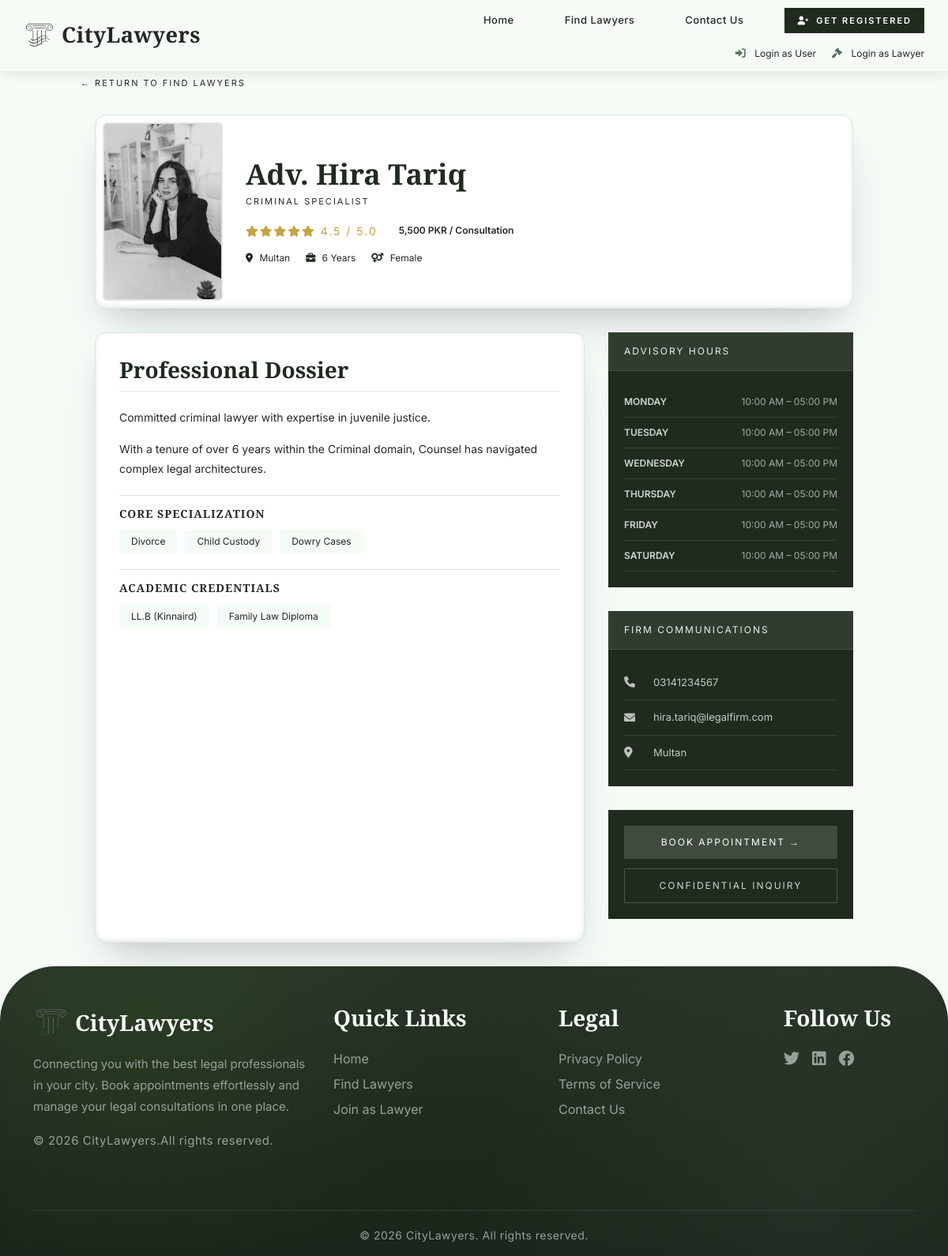
The page /customer/lawyer-profile.php?id=14 on the database its author committed.
### tables this page shows
CREATE TABLE `lawyers` (
  `id` int(11) NOT NULL,
  `name` varchar(100) NOT NULL,
  `email` varchar(100) NOT NULL,
  `password` varchar(255) NOT NULL,
  `phone` varchar(20) DEFAULT NULL,
  `address` text DEFAULT NULL,
  `city` varchar(50) DEFAULT NULL,
  `specialization` varchar(50) DEFAULT NULL,
  `gender` enum('male','female','other') DEFAULT 'male',
  `experience` int(3) DEFAULT NULL,
  `fees` decimal(10,2) DEFAULT NULL,
  `profile_pic` varchar(255) DEFAULT NULL,
  `bio` text DEFAULT NULL,
  `avg_rating` decimal(2,1) DEFAULT 0.0,
  `status` enum('pending','approved','rejected') DEFAULT 'pending',
  `created_at` timestamp NOT NULL DEFAULT current_timestamp(),
  `is_featured` tinyint(1) DEFAULT 0,
  `core_specialization` text DEFAULT NULL,
  `academic_credentials` text DEFAULT NULL
);

CREATE TABLE `slots` (
  `id` int(11) NOT NULL,
  `lawyer_id` int(11) NOT NULL,
  `day_of_week` varchar(10) NOT NULL,
  `start_time` time NOT NULL,
  `end_time` time NOT NULL,
  `is_available` tinyint(1) DEFAULT 1,
  `created_at` timestamp NOT NULL DEFAULT current_timestamp()
);

### customer/lawyer-profile.php (the view, shortened to what this page needs)
<?php
require_once '../includes/config.php';
$lawyer_id = isset($_GET['id']) ? (int)$_GET['id'] : 0;
$lawyerStmt = $conn->prepare("SELECT * FROM lawyers WHERE id = ? AND status = 'approved'");
$lawyerStmt->execute([$lawyer_id]);
$lawyer = $lawyerStmt->fetch(PDO::FETCH_ASSOC);
include '../includes/header.php';
?>
<link rel="stylesheet" href="<?php echo BASE_URL; ?>assets/css/lawyer-profile.css">
<div class="profile-return-link">
    <a href="search.php">← RETURN TO FIND LAWYERS</a>
</div>
<div class="profile-container">
    <div class="profile-top-panel">
        <div class="profile-avatar-large">
            <?php if (!empty($lawyer['profile_pic']) && file_exists("../uploads/lawyers/" . $lawyer['profile_pic'])): ?>
                <img src="<?php echo BASE_URL; ?>uploads/lawyers/<?php echo htmlspecialchars($lawyer['profile_pic']); ?>" alt="Profile">
            <?php else: ?>
                <i class="fas fa-user-advocate"></i>
            <?php endif; ?>
        </div>
        <div class="profile-info">
            <h1><?php echo htmlspecialchars($lawyer['name']); ?></h1>
            <div class="profile-title"><?php echo strtoupper(htmlspecialchars($lawyer['specialization'])); ?> SPECIALIST</div>
            <div class="profile-rating-badge">
                <div class="profile-stars">
                    <?php
                    $rating = round($lawyer['avg_rating']);
                    for ($i = 1; $i <= 5; $i++) {
                        echo ($i <= $rating) ? '<i class="fas fa-star"></i>' : '<i class="fas fa-star-o"></i>';
                    }
                    ?>
                    <span><?php echo $lawyer['avg_rating'] ?: 'New'; ?> / 5.0</span>
                </div>
                <div class="profile-fee-badge"><?php echo number_format($lawyer['fees']); ?> PKR / Consultation</div>
            </div>
            <div class="profile-contact-info">
                <span><i class="fas fa-map-marker-alt"></i> <?php echo htmlspecialchars($lawyer['city']); ?></span>
                <span><i class="fas fa-briefcase"></i> <?php echo $lawyer['experience']; ?> Years</span>
                <span><i class="fas fa-venus-mars"></i> <?php echo ucfirst($lawyer['gender']); ?></span>
            </div>
        </div>
    </div>
    <div class="profile-two-columns">
        <div class="profile-bio-card">
            <h2>Professional Dossier</h2>
            <div class="profile-bio-content">
                <p><?php echo nl2br(htmlspecialchars($lawyer['bio'] ?: 'Experienced legal professional dedicated to providing excellent legal services.')); ?></p>
                <p>With a tenure of over <?php echo $lawyer['experience']; ?> years within the <?php echo htmlspecialchars($lawyer['specialization']); ?> domain, Counsel has navigated complex legal architectures.</p>
            </div>
            <?php if (!empty($lawyer['core_specialization'])): ?>
                <div class="profile-specialization-list">
                    <h3>CORE SPECIALIZATION</h3>
                    <ul>
                        <?php foreach (explode(',', $lawyer['core_specialization']) as $item): ?>
                            <?php if (trim($item) !== ''): ?>
                                <li><?php echo htmlspecialchars(trim($item)); ?></li>
                            <?php endif; ?>
                        <?php endforeach; ?>
                    </ul>
                </div>
            <?php endif; ?>
            <?php if (!empty($lawyer['academic_credentials'])): ?>
                <div class="profile-specialization-list">
                    <h3>ACADEMIC CREDENTIALS</h3>
                    <ul>
                        <?php foreach (explode(',', $lawyer['academic_credentials']) as $item): ?>
                            <?php if (trim($item) !== ''): ?>
                                <li><?php echo htmlspecialchars(trim($item)); ?></li>
                            <?php endif; ?>
                        <?php endforeach; ?>
                    </ul>
                </div>
            <?php endif; ?>
        </div>
        <div class="profile-sidebar">
<div class="profile-sidebar-card">
    <div class="profile-sidebar-header">ADVISORY HOURS</div>
    <div class="profile-sidebar-body">
        <?php
        $slotStmt = $conn->prepare("
            SELECT day_of_week, start_time, end_time
            FROM slots
            WHERE lawyer_id = ? AND is_available = 1
            ORDER BY FIELD(day_of_week, 'Monday', 'Tuesday', 'Wednesday', 'Thursday', 'Friday', 'Saturday'), start_time
        ");
        $slotStmt->execute([$lawyer_id]);
        $slots = $slotStmt->fetchAll(PDO::FETCH_ASSOC);
        if (count($slots) > 0):
            foreach ($slots as $slot):
                $start = date('h:i A', strtotime($slot['start_time']));
                $end   = date('h:i A', strtotime($slot['end_time']));
        ?>
            <div class="profile-slot-item">
                <span class="profile-slot-day"><?php echo strtoupper($slot['day_of_week']); ?></span>
                <span class="profile-slot-time"><?php echo $start; ?> – <?php echo $end; ?></span>
            </div>
        <?php
            endforeach;
        endif; ?>
    </div>
</div>
            <div class="profile-sidebar-card">
                <div class="profile-sidebar-header">FIRM COMMUNICATIONS</div>
                <div class="profile-sidebar-body">
                    <div class="profile-contact-detail">
                        <i class="fas fa-phone"></i>
                        <span><?php echo htmlspecialchars($lawyer['phone'] ?: 'Not provided'); ?></span>
                    </div>
                    <div class="profile-contact-detail">
                        <i class="fas fa-envelope"></i>
                        <span><?php echo htmlspecialchars($lawyer['email']); ?></span>
                    </div>
                    <div class="profile-contact-detail">
                        <i class="fas fa-map-marker-alt"></i>
                        <span><?php echo htmlspecialchars($lawyer['city']); ?></span>
                    </div>
                </div>
            </div>
            <div class="profile-sidebar-card">
                <div class="profile-sidebar-body">
                    <div class="profile-action-buttons">
                        <a href="book-appointment.php?id=<?php echo $lawyer['id']; ?>" class="profile-btn-book">BOOK APPOINTMENT →</a>
                        <a href="#" class="profile-btn-inquiry">CONFIDENTIAL INQUIRY</a>
                    </div>
                </div>
            </div>
        </div>
    </div>
</div>
<?php include '../includes/footer.php'; ?>

### assets/css/global.css (style rules this page uses)
:root { --primary-color: #1F2B1F; --accent-color: #2F5D3A; --sidebar-light: #445544; --secondary-color: #F5FBF5; --surface-color: #FFFFFF; --surface-alt: #F7F8F6; --charcoal-black: #171C17; --charcoal-light: #232A23; --text-dark: #232823; --text-gray: rgba(255,255,255,.75); --text-muted: #98A09A; --text-white: #FFFFFF; --muted-white: #E9ECE8; --icon-gray: #BFC6BF; --border-color: #E1E6E1; --border-light: #EFF2EF; --border-soft: 1px solid rgba(142,247,43,.18); --card-radius: 14px; --white: #FFFFFF; --success: #2F7D32; --warning: #9A6A14; --danger: #B23B3B; --info: #2E5C86; --status-pending-bg: #F7ECD1; --status-pending-text: #8C650F; --status-approved-bg: #DDECDC; --status-approved-text: #2F6A33; --status-rejected-bg: #F3DEDE; --status-rejected-text: #9A3737; --status-confirmed-bg: #DDECDC; --status-confirmed-text: #2F6A33; --status-completed-bg: #DFE9F5; --status-completed-text: #2E5C86; --status-cancelled-bg: #F3DEDE; --status-cancelled-text: #9A3737; --btn-primary-bg: var(--primary-color); --btn-primary-hover: #172117; --btn-accent-bg: var(--accent-color); --btn-accent-hover: #23482D; --btn-approve-bg: #2F7D32; --btn-reject-bg: #B23B3B; --btn-delete-bg: #232823; --btn-delete-text: #E1E6E1; --btn-text: #FFFFFF; --shadow-sm: 0 8px 20px rgba(0,0,0,.05); --shadow-md: 0 18px 35px rgba(0,0,0,.10); --shadow-lg: rgba(50,50,93,.18) 0 30px 60px -20px, rgba(0,0,0,.14) 0 18px 35px -18px, rgba(10,37,64,.10) 0 -2px 6px inset; --shadow-hover: 0 45px 80px rgba(0,0,0,.22), 0 18px 40px rgba(0,0,0,.12), 0 30px 55px rgba(0,0,0,.14); --shadow-green-strong: 0 20px 60px rgba(47, 93, 58, 0.30), 0 10px 30px rgba(31, 43, 31, 0.12), 0 0 80px rgba(47, 93, 58, 0.08); --transition-fast: .25s ease; --transition: .4s ease; --transition-slow: .55s cubic-bezier(.2,.8,.2,1); --gradient-overlay: radial-gradient( circle at center, rgba(38, 85, 38, 0) 0%, rgba(18,30,18,.70) 45%, rgba(6,8,6,.92) 100% ); --sidebar-gradient: linear-gradient( 180deg, var(--charcoal-black) 0%, #263326 35%, var(--primary-color) 75%, #314931 100% ); }
* { margin: 0; padding: 0; box-sizing: border-box; }
html { scroll-behavior: smooth; }
body { font-family: 'Inter', sans-serif; background: var(--secondary-color); color: var(--text-dark); overflow-x: hidden; }
h1, h2, h3, h4, h5, h6 { font-family: 'Cormorant Garamond', serif; font-weight: 600; }
a { text-decoration: none; }
img { max-width: 100%; display: block; }

### rows shown on the page
lawyers: profile_pic (picture), name "Adv. Hira Tariq", specialization "CRIMINAL", avg_rating "4.5", fees "5,500", city "Multan", experience "6", gender "Female", bio "Committed criminal lawyer with expertise in juvenile justice.", specialization "Criminal", core_specialization "Divorce", core_specialization "Child Custody", core_specialization "Dowry Cases", academic_credentials "LL.B (Kinnaird)", academic_credentials "Family Law Diploma", phone "03141234567", email "hira.tariq@legalfirm.com"
slots: day_of_week "MONDAY", start_time "10:00 AM", end_time "05:00 PM"
slots: day_of_week "TUESDAY", start_time "10:00 AM", end_time "05:00 PM"
slots: day_of_week "WEDNESDAY", start_time "10:00 AM", end_time "05:00 PM"
slots: day_of_week "THURSDAY", start_time "10:00 AM", end_time "05:00 PM"
slots: day_of_week "FRIDAY", start_time "10:00 AM", end_time "05:00 PM"
slots: day_of_week "SATURDAY", start_time "10:00 AM", end_time "05:00 PM"

### other values the page prints
SITE_NAME "CityLawyers"
